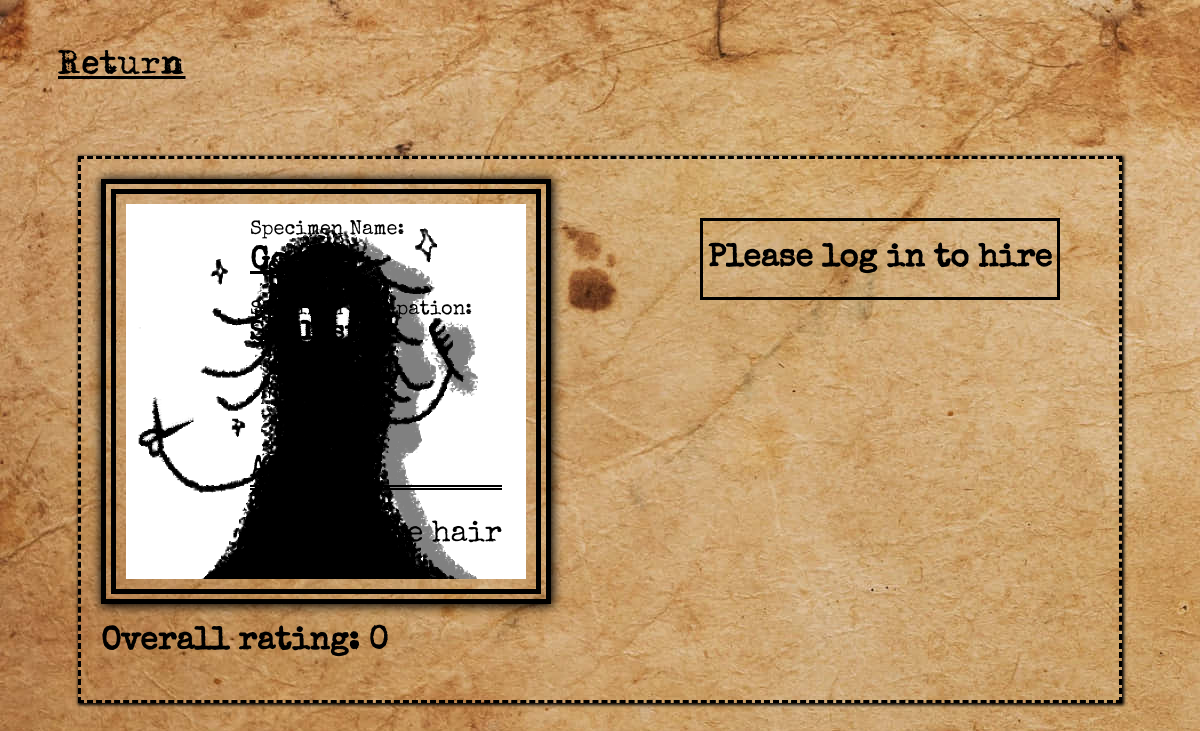
The page /abyssness/website/employee_info.php?workerID=4 on the database its author committed.
### tables this page shows
CREATE TABLE `worker` (
  `workerID` int(11) NOT NULL,
  `pfp` varchar(100) NOT NULL,
  `name` varchar(100) NOT NULL,
  `genre` varchar(255) NOT NULL,
  `job` varchar(100) NOT NULL,
  `about` text NOT NULL,
  `rate` int(255) NOT NULL,
  `likes` bigint(20) NOT NULL
);

### abyssness/website/employee_info.php (the view, shortened to what this page needs)
<?php
    $workerID = null;
    if (!empty($_GET['workerID'])) {
        $workerID = $_REQUEST['workerID'];
    }
    if (null==$workerID) {
        header("Location: employees.php");
    }
    else {
        $db = new Database();
        $pdo = $db->connect();
        $pdo->setAttribute(PDO::ATTR_ERRMODE, PDO::ERRMODE_EXCEPTION);
        $pdo->exec("set names utf8");
        $sql = "SELECT * FROM worker where workerID = ?";
        $q = $pdo->prepare($sql);
        $q->execute(array($workerID));
        $data = $q->fetch(PDO::FETCH_ASSOC);
    }
    $rating = $data['likes'];
?>
<!DOCTYPE html>
<html lang="en">
<head>
    <link rel="stylesheet" href="css/main.css">
    <link rel="stylesheet" href="css/header.css">
</head>
<body>
<div class="return">
    <a href="employees.php">Return</a>
</div>
<div class="container">
    <div class="gallery">
        <div class="profile">
            <img style="width:400px;" src="worker/pfp/<?php echo $data['pfp'];?>">
            <div id="info">
                <p id="name">Specimen Name: </p>
                <h1><?php echo $data['name']; ?></h1>
                <p id="occupation">Specimen Occupation: </p>
                <h2><?php echo $data['job']; ?></h2>
            </div>
        </div>
    </div>
    <div class="about_section">
        <label style="font-family:scpTypeWriter2; font-size:30px;">ABOUT</label>
        <div class="about">
            <p><?php echo $data['about']; ?></p>
        </div>
    </div>
    <div class="rating">
        <h1 style="font-family:scpTypeWriter2;">Overall rating: <?php echo $rating; ?></h1>
    </div>
    <?php
        if (isset($_SESSION["signedin"]) && $_SESSION["signedin"] === true) {
            echo '<div id="hire">';
            echo "<h1><a href=\"hire_process.php?workerID=" . $data['workerID']. "\" style=\"text-decoration:none; color:black;\">Hire This Guy</a></h1>";
            echo '</div>';
        }
        elseif (isset($_SESSION["asignedin"]) && $_SESSION["asignedin"] === true) {
            echo '<div id="notin">';
            echo '<h1><a href="aprofile.php" style="text-decoration:none; color:black;">Please log in normally to hire</a></h1>';
            echo '</div>';
        }
        else {
            echo '<div id="notin">';
            echo '<h1><a href="sign.php" style="text-decoration:none; color:black;">Please log in to hire</a></h1>';
            echo '</div>';
        }
    ?>
</div>
</body>
</html>

### abyssness/website/css/main.css (style rules this page uses)
body { background-color: #C8A681; background-image: url(cssimg/wrinky_paper.jpg); background-attachment: scroll; }
h1 { text-decoration: none; font-family: cursive; }
h2 { text-decoration: none; font-family: cursive; }

### abyssness/website/employee_info.php (style rules this page uses)
p { font-family: scpTypeWriter2; font-size: 30px; }
.return { margin: 50px; font-family: scpTypeWriter1; font-size: 30px; }
.return a { color: black; }
.about_section { max-width: 700px; position: absolute; left: calc((100% - 700px) / 2); bottom: calc((100% - 600px)); padding-right: 20px; padding-top: 20px; padding-bottom: 20px; }
.about { border-top: double 5px; }
.container { border: 3px; border-style: dashed; margin: 70px; padding: 20px; box-shadow: 1px 1px 3px 1px; }
.gallery { display: flex; }
.profile img { border: 15px; border-style: double; padding: 10px; box-shadow: 1px 1px 10px 1px; display: flex; }
#info h1 { position: absolute; left: calc((100% - 700px) / 2); bottom: calc((100% - 300px)); font-family: scpTypeWriter2; text-decoration: underline; }
#info h2 { position: absolute; left: calc((100% - 700px) / 2); bottom: calc((100% - 370px)); font-family: scpTypeWriter1; text-decoration: underline; }
#info p { font-size: 20px; }
#name { position: absolute; left: calc((100% - 700px) / 2); bottom: calc((100% - 260px)); }
#occupation { position: absolute; left: calc((100% - 700px) / 2); bottom: calc((100% - 340px)); }
#notin { position: absolute; right: 140px; bottom: calc((100% - 300px)); padding-left: 5px; padding-right: 5px; border: solid; }
#notin h1 { font-family: scpTypeWriter2; }

### rows shown on the page
worker: pfp (picture), name "Goober", job "Stylist", about "He has nice hair", likes "0"
